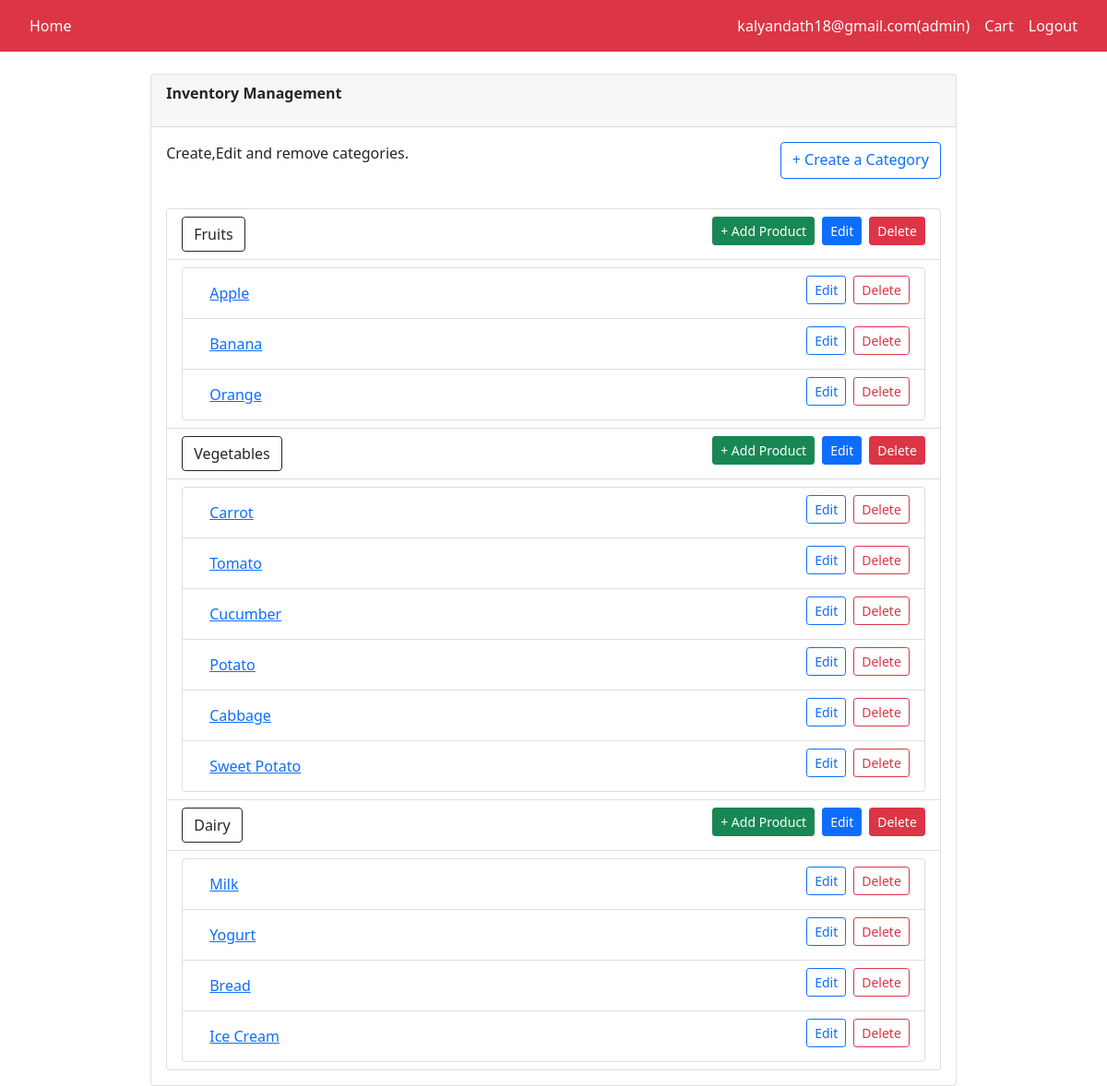
The app's page /admin/dashboard (signed in) with its own data.
### application/models.py (models this page shows)
class User(db.Model, UserMixin):
    __tablename__="user"
    id = db.Column(db.Integer(), primary_key=True)
    email = db.Column(db.String(255), unique=True)
    username = db.Column(db.String(255), unique=True)
    password = db.Column(db.String(255), nullable=False)
    active = db.Column(db.Boolean())
    fs_uniquifier = db.Column(db.String(255), unique=True, nullable=False)
    roles = db.relationship("Role", secondary="roles_users", backref=db.backref("users", lazy="dynamic"))

class Role(db.Model, RoleMixin):
    __tablename__="role"
    id = db.Column(db.Integer(), primary_key=True)
    name = db.Column(db.String(80), unique=True)
    description = db.Column(db.String(255))

class Category(db.Model):
    __tablename__= "category"
    category_id = db.Column(db.Integer(), primary_key = True, autoincrement = True)
    category_name = db.Column(db.Integer())
    products = db.relationship('Products' , backref="category")

class Products(db.Model):
    __tablename__  = 'products'
    product_id = db.Column(db.Integer(), primary_key= True)
    product_name = db.Column(db.String, nullable= False, unique= True)
    category_id = db.Column(db.Integer(), db.ForeignKey("category.category_id"))
    price = db.Column(db.Float, db.CheckConstraint('price >= 0.0', name='check_rate_per_unit'), nullable= False)
    unit = db.Column(db.String,nullable=False, default='unit')    # need to set up some default values.
    quantity = db.Column(db.Integer,db.CheckConstraint('quantity >= 0', name='check_stock_quantity') , nullable= False)   #maybe change to have default value as 0.

### application/routes.py (the view)
@app.route("/admin/dashboard")
@login_required
@roles_required('admin')
def admin_dashboard():
    categories = Category.query.all()
    return render_template("admin_dashboard.html",categories=categories)

### templates/admin_dashboard.html (shortened to what this page needs)
<!DOCTYPE html>
<html lang="en">
<head>
    <link href="https://cdn.jsdelivr.net/npm/bootstrap@5.3.0-alpha3/dist/css/bootstrap.min.css" rel="stylesheet">
</head>
    {% include "logged_navbar.html" %}
    <div class="container">
        <div class="row">
            <div class="col-sm-12">
                <div class="card mx-auto mt-4" style="width: 80%">
                    <div class="card-header">
                        <p class="fw-bold">Inventory Management</p>
                    </div>
                    <div class="card-body d-flex justify-content-between">
                        <p class="card-text">Create,Edit and remove categories.</p>
                        <a class="btn btn-outline-primary float-right" href="/category/create">+ Create a Category</a>
                    </div>
                    <div class="card-body">
                        <ul class="list-group ">
                            {% for data in categories %}
                            <li class="list-group-item  d-flex justify-content-between">
                                <span><a class="btn btn-outline-dark" href="/category/get/{{ data.category_name }}">{{ data.category_name }}</a></span>
                                <div class="d-flex">
                                <span><a href="/product/create/{{ data.category_name }}" class="btn btn-sm btn-success me-2">+ Add Product</a></span>
                                <span><a href="/category/update/{{ data.category_name }}" class="btn btn-sm me-2 btn-primary">Edit</a></span>
                                <span><a href="/category/delete/{{ data.category_name }}" class="btn btn-sm btn-danger">Delete</a></span>
                                </div>
                            </li>
                            <li class="list-group-item">
                                <ul class="list-group">
                                    {% for product in data.products %}
                                    <li class="list-group-item d-flex justify-content-between">
                                        <a href="/product/get/{{ product.product_name }}" class="btn btn-link">{{ product.product_name }}</a>
                                        <div class="d-flex">
                                            <span><a href="/product/update/{{ product.product_name }}" class="btn btn-sm me-2 btn-outline-primary">Edit</a></span>
                                            <span><a href="/product/delete/{{ product.product_name }}" class="btn btn-sm btn-outline-danger">Delete</a></span>
                                        </div>
                                    </li>
                                    {% endfor %}
                                </ul>
                            </li>
                            {% endfor %}
                        </ul>
                    </div>
                </div>
            </div>
        </div>
    </div>
</body>
</html>

### templates/logged_navbar.html (shortened to what this page needs)
<!DOCTYPE html>
<html>
	<head>
		<link href="https://cdn.jsdelivr.net/npm/bootstrap@5.0.2/dist/css/bootstrap.min.css" rel="stylesheet">
	</head>
	<body>
		<nav class="navbar navbar-expand-sm bg-danger navbar-dark sticky-top">
			<div class="container-fluid">
				<ul class="navbar-nav">
					<li class="nav-item">
						<a class="nav-link active" href="/">Home</a>
					</li>
				</ul>
                <ul class="navbar-nav ml-auto">
                    <li class="nav-item active">
                            <a class="nav-link active" href="/profile">{{ current_user.email}}{% for role in current_user.roles%}({{role.name}}){% endfor %}</a>
                    </li>
					<li class="nav-item active">
                        <a class="nav-link active" href="/view_cart">Cart</a>
                    </li>
                    <li class="nav-item active">
                        <a class="nav-link active" href="/logout">Logout</a>
                    </li>
                </ul>
			</div>
		</nav>
	</body>
</html>

### records on screen
User: email "kalyandath18@gmail.com"
Role: name "admin"
Category: category_name "Fruits"
Products: product_name "Apple"
Products: product_name "Banana"
Products: product_name "Orange"
Category: category_name "Vegetables"
Products: product_name "Carrot"
Products: product_name "Tomato"
Products: product_name "Cucumber"
Products: product_name "Potato"
Products: product_name "Cabbage"
Products: product_name "Sweet Potato"
Category: category_name "Dairy"
Products: product_name "Milk"
Products: product_name "Yogurt"
Products: product_name "Bread"
Products: product_name "Ice Cream"
